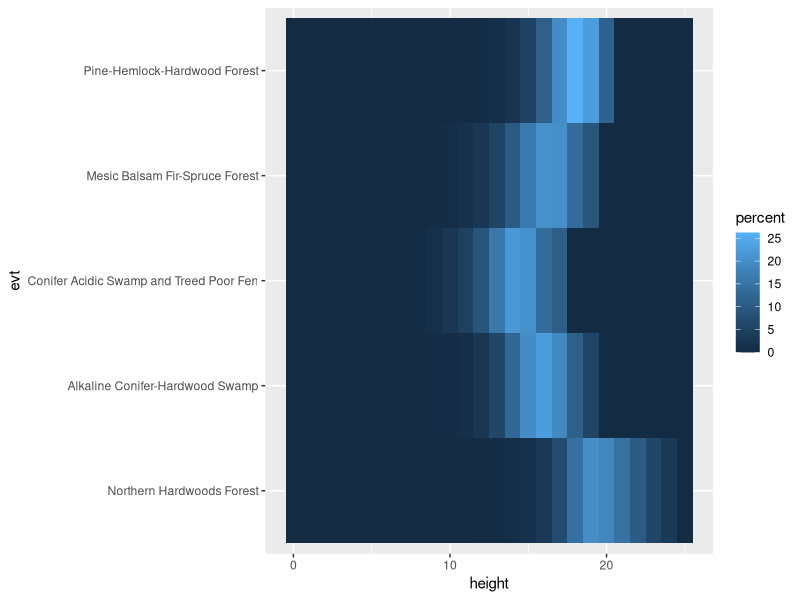
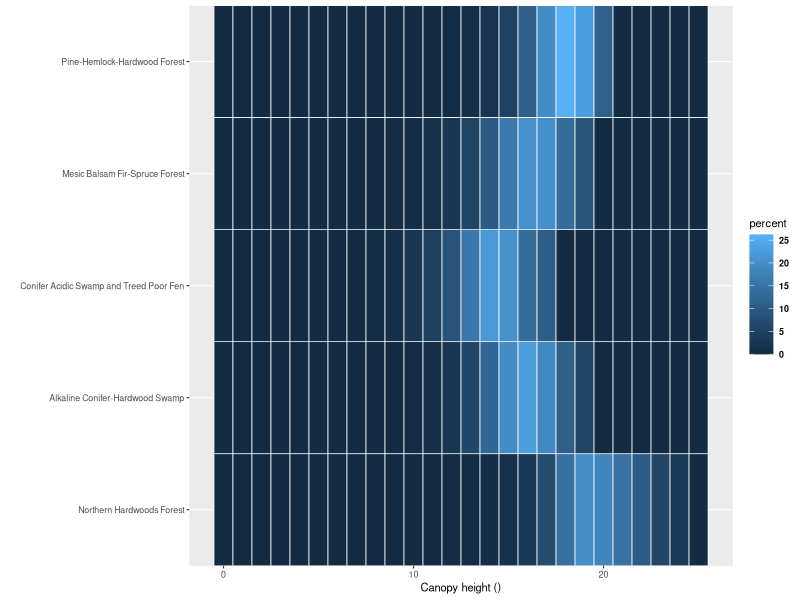
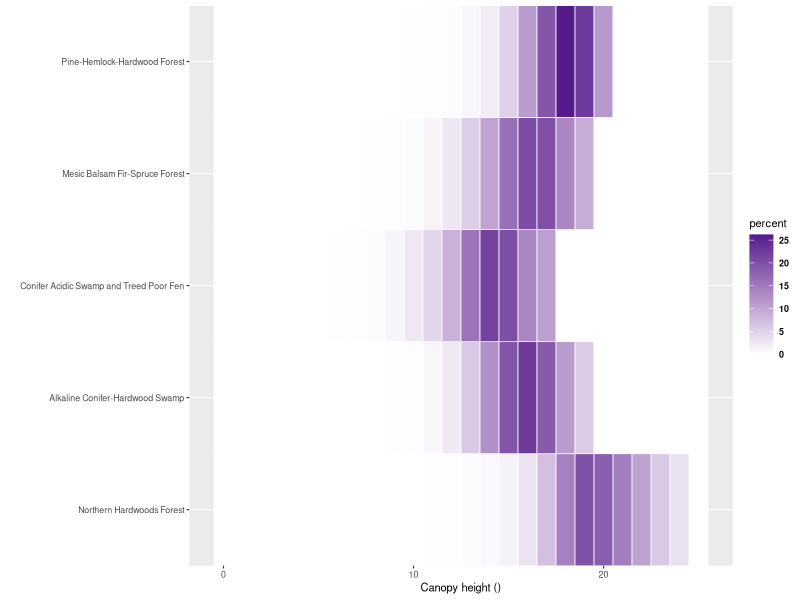
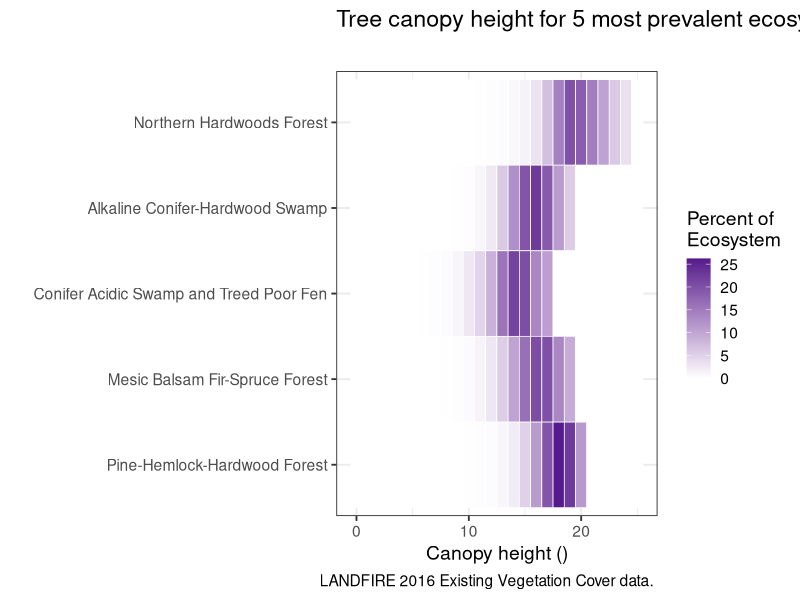
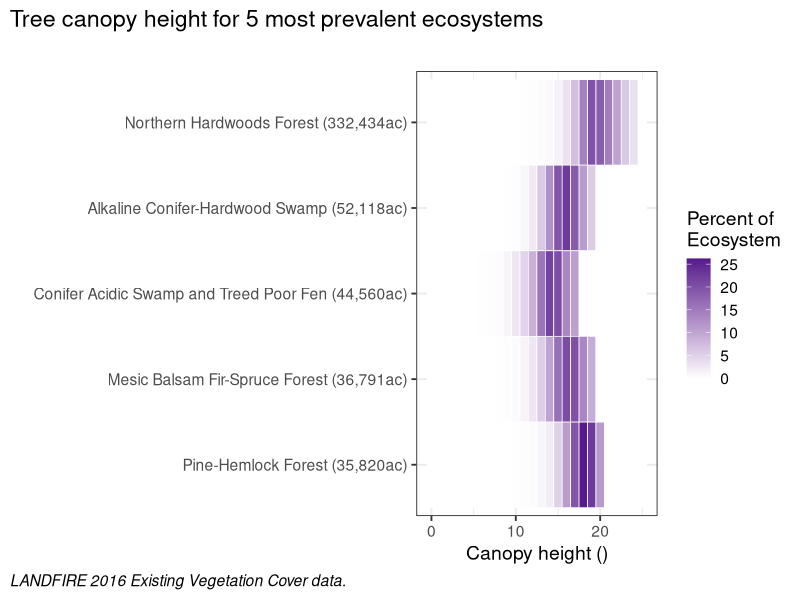

Write R code to recreate these figures, in order.
# Trying Greasy's code for a heatmap!
# 5/25/2020

library(readr)
library(ggplot2)

evh_evt5 <- read_csv("evh_evt5.csv", col_types = cols(percent = col_number()))

# order EVHs
evh_evt5$evt  <- factor(evh_evt5$evt, levels = c("Northern Hardwoods Forest","Alkaline Conifer-Hardwood Swamp", "Conifer Acidic Swamp and Treed Poor Fen", "Mesic Balsam Fir-Spruce Forest", "Pine-Hemlock-Hardwood Forest"))

# I think line 10 is where you "lost" the Pine-Hemlock Forest?  It has a typo and should be "Pine-Hemlock-Hardwood Forest".  I changed it to try.  

evh_evt5[order(evh_evt5$evt), ]

#plot
evh_th1 <-  ggplot(evh_evt5 ,aes(x=height ,y=evt ,fill=percent))+
  geom_tile()

evh_th1 

# A start! Now to make it look a smidge better:
# Using Greasy's code for each graph (I tried to combine some lines to shorten and make fewer graphs but kept getting errors so just used them all.) 


evh_th2  <- ggplot(evh_evt5 ,aes(x=height ,y=evt ,fill=percent))+
  geom_tile(colour="white",size=0.25)+
  labs(x="Canopy height ()",y="")+
  scale_y_discrete(expand=c(0,0))+
  theme_grey(base_size=8)+
  theme(
    legend.text=element_text(face="bold"),
    axis.ticks=element_line(size=0.4),
    plot.background=element_blank(),
    panel.border=element_blank())
evh_th2 


evh_th3 <-
  evh_th2 + 
  scale_fill_gradient(low="white", high="purple4") +
  scale_x_continuous(breaks = seq(from = 0, to = 100, by = 10)) 
evh_th3


evh_th4 <-
  evh_th3 +
  theme_bw(base_size = 14) +
  #theme(legend.position = "none") +
  scale_y_discrete(limits = rev(unique(sort(evh_evt5$evt )))) +
  labs(title = "Tree canopy height for 5 most prevalent ecosystems",
       subtitle = "",
       caption = "LANDFIRE 2016 Existing Vegetation Cover data. ") +
  labs(fill = "Percent of \nEcosystem")
evh_th4 


evt_labels <- c("Pine-Hemlock Forest (35,820ac)",
                "Mesic Balsam Fir-Spruce Forest (36,791ac)",
                "Conifer Acidic Swamp and Treed Poor Fen (44,560ac)",
                "Alkaline Conifer-Hardwood Swamp (52,118ac)", 
                "Northern Hardwoods Forest (332,434ac)")


evh_th5 <- evh_th4 +
  scale_y_discrete(limits = rev(unique(sort(evh_evt5$evt ))), labels= evt_labels,) +
  theme(plot.caption = element_text(hjust = 0, face= "italic"), #Default is hjust=1
        plot.title.position = "plot", #NEW parameter. Apply for subtitle too.
        plot.caption.position =  "plot")

# didn't need to have "rev" in that last line...could've had labels in correct order to begin with
evh_th5


# the NA didn't graph but I left it with "top 5" for when it's fixed. 









